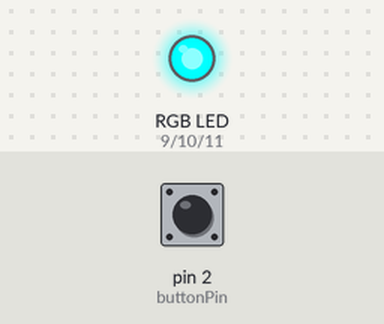
Simulated run of this sketch. Board: Arduino Uno, built with avr-gcc and run on an emulated ATmega328P. Parts: an RGB LED mixed from three pins (HIGH = lit). Dashed ring = blinking. Inputs (shaded band) come from the test bench; at power-on: pin 2 (buttonPin) HIGH.

Above: at 1.2 s.
1.3 s: pin 2 (buttonPin) pulled LOW for 3.2 s
At 3.0 s:
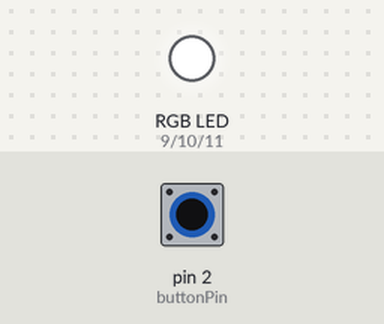
6.0 s: pin 2 (buttonPin) pulled LOW for 0.15 s
At 6.6 s:
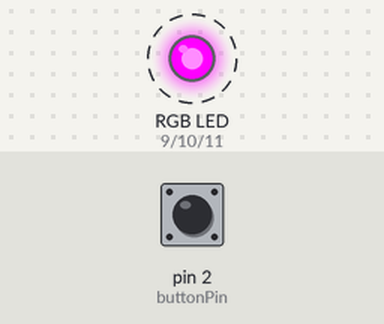
9.1 s: pin 2 (buttonPin) pulled LOW for 1 s
At 10.6 s:
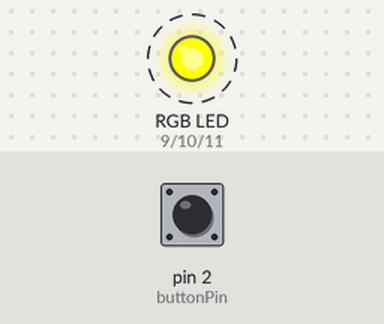
13.1 s: pin 2 (buttonPin) pulled LOW for 0.15 s
At 14.2 s:
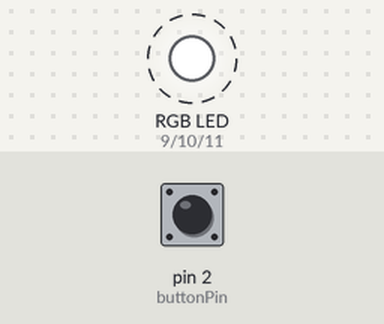
16.2 s: pin 2 (buttonPin) pulled LOW for 0.15 s
At 17.4 s:
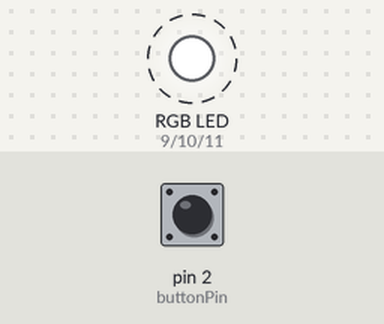
19.2 s: pin 2 (buttonPin) pulled LOW for 1 s
Timing chart, 0 to 42.9 s (numbered marks = the images above; inputs shaded):
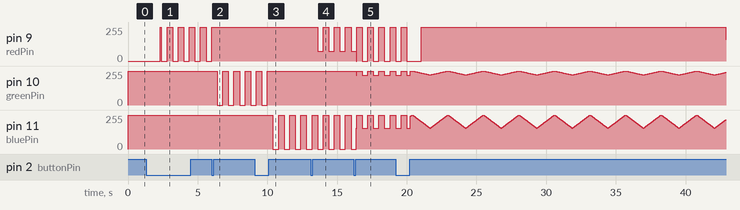

Measured:
- after the input at 1.3 s, pin 9 (redPin): 0/255 → 255/255 after 1.0 s, then repeats every 0.80 s: 0/255 0.40 s, 255/255 0.40 s
- after the input at 6.0 s, pin 9 (redPin): goes on until 6.0 s, then stays 255/255; pin 10 (greenPin): alternates 255/255 for 0.40 s and 0/255 for 0.40 s, starting after 0.40 s
- after the input at 9.1 s, pin 10 (greenPin): goes on until 10.0 s, then stays 255/255; pin 11 (bluePin): alternates 255/255 for 0.40 s and 0/255 for 0.40 s, starting after 1.3 s
- after the input at 13.1 s, pin 9 (redPin): alternates 255/255 for 0.40 s and 75/255 for 0.40 s, starting after 0.50 s
- after the input at 16.2 s, pin 10 (greenPin): alternates 255/255 for 0.40 s and 225/255 for 0.40 s, starting after 0.60 s

The sketch:

hw3-1.ino
```cpp
const int redPin = 9;
const int greenPin = 10;
const int bluePin = 11;
const int buttonPin = 2;

int mode = 0;
int colorIndex = 0;

const int colors[7][3] = {
  {255, 0, 0},     // 紅
  {0, 255, 0},     // 綠
  {0, 0, 255},     // 藍
  {180, 0, 255},   // 紫
  {255, 30, 100},  // 粉紅
  {255, 180, 0},   // 黃
  {0, 255, 255}    // 青
};

bool buttonDown = false;
bool longHandled = false;
unsigned long pressStart = 0;
unsigned long lastDebounce = 0;
int lastReading = HIGH;
int stableButton = HIGH;

void setColor(int r, int g, int b) {
  // 共陽極 RGB：數值需反轉
  analogWrite(redPin, 255 - r);
  analogWrite(greenPin, 255 - g);
  analogWrite(bluePin, 255 - b);
}

void setup() {
  pinMode(redPin, OUTPUT);
  pinMode(greenPin, OUTPUT);
  pinMode(bluePin, OUTPUT);
  pinMode(buttonPin, INPUT_PULLUP);
  setColor(0, 0, 0);
}

void loop() {
  unsigned long now = millis();
  int reading = digitalRead(buttonPin);

  // 按鈕防彈跳
  if (reading != lastReading) {
    lastDebounce = now;
  }

  if (now - lastDebounce >= 30 &&
      reading != stableButton) {
    stableButton = reading;

    if (stableButton == LOW) {
      buttonDown = true;
      longHandled = false;
      pressStart = now;
    } else if (buttonDown) {
      if (!longHandled) {
        colorIndex = (colorIndex + 1) % 7;
      }
      buttonDown = false;
    }
  }

  lastReading = reading;

  // 長按一秒切換模式
  if (buttonDown && !longHandled &&
      now - pressStart >= 1000) {
    mode = (mode + 1) % 4;
    longHandled = true;
  }

  int r = colors[colorIndex][0];
  int g = colors[colorIndex][1];
  int b = colors[colorIndex][2];

  if (mode == 0) {
    // 模式 1：恆亮
    setColor(r, g, b);
  }
  else if (mode == 1) {
    // 模式 2：閃爍
    if ((now / 400) % 2 == 0) {
      setColor(r, g, b);
    } else {
      setColor(0, 0, 0);
    }
  }
  else if (mode == 2) {
    // 模式 3：呼吸燈
    int phase = (now / 5) % 510;
    int brightness =
      phase <= 255 ? phase : 510 - phase;

    setColor(
      r * brightness / 255,
      g * brightness / 255,
      b * brightness / 255
    );
  }
  else {
    // 模式 4：彩虹漸變（額外加分）
    unsigned long t = (now / 8) % 1536;
    int step = t / 256;
    int v = t % 256;

    if (step == 0) setColor(255, v, 0);
    if (step == 1) setColor(255-v, 255, 0);
    if (step == 2) setColor(0, 255, v);
    if (step == 3) setColor(0, 255-v, 255);
    if (step == 4) setColor(v, 0, 255);
    if (step == 5) setColor(255, 0, 255-v);
  }
}
```
